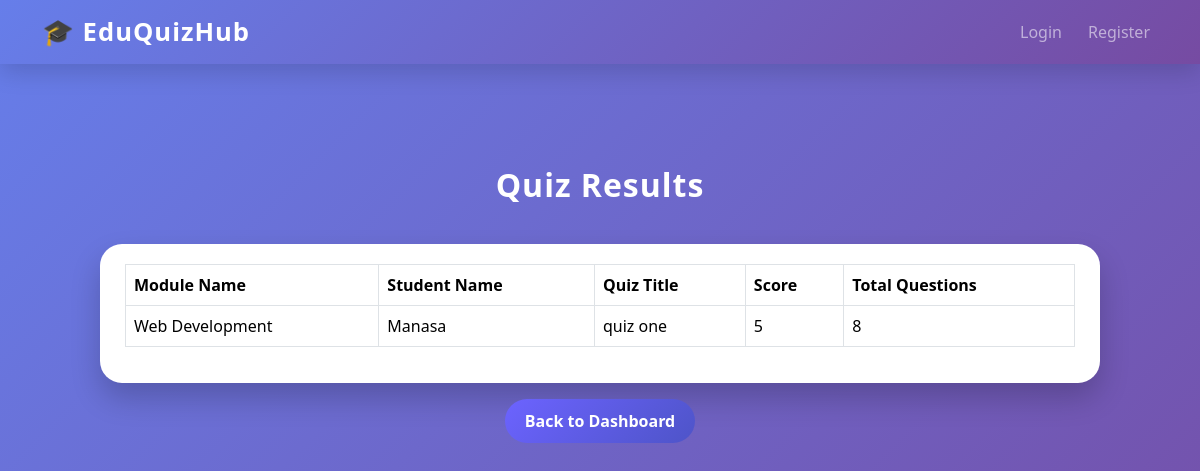
/admin/view-results/1, run on an earlier commit of the app's database.
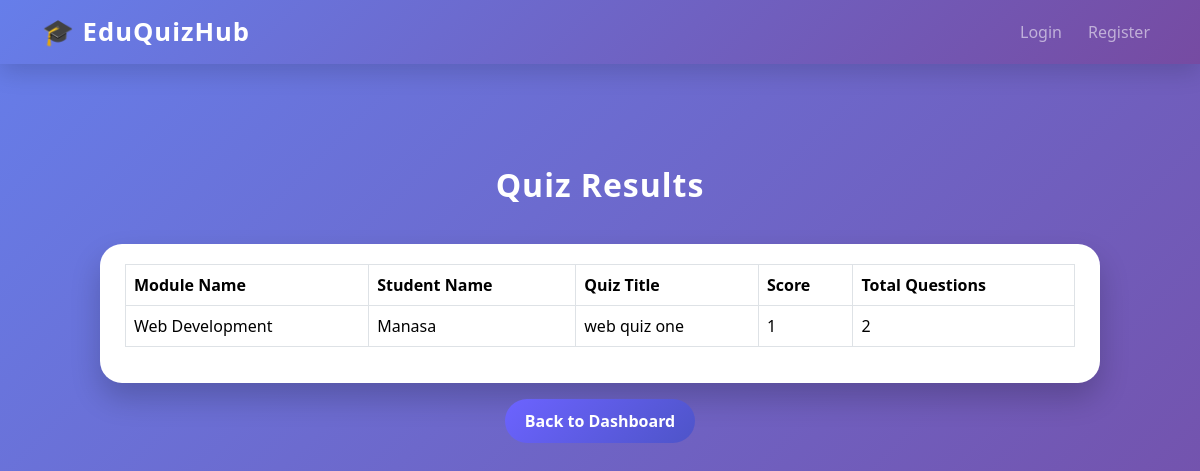
And on a later commit of the database.
### tables this page shows
CREATE TABLE attempts (
    id INTEGER PRIMARY KEY AUTOINCREMENT,
    student_id INTEGER NOT NULL,
    quiz_id INTEGER NOT NULL,
    score INTEGER,
    total_questions INTEGER,
    answers TEXT,
    FOREIGN KEY (student_id) REFERENCES users(id),
    FOREIGN KEY (quiz_id) REFERENCES quizzes(id)
);

CREATE TABLE quizzes (
    id INTEGER PRIMARY KEY AUTOINCREMENT,
    module_id INTEGER NOT NULL,
    title TEXT NOT NULL,
    time_limit INTEGER,
    is_active INTEGER DEFAULT 0,
    FOREIGN KEY (module_id) REFERENCES modules(id)
);

CREATE TABLE modules (
    id INTEGER PRIMARY KEY AUTOINCREMENT,
    name TEXT NOT NULL
);

CREATE TABLE users (
    id INTEGER PRIMARY KEY AUTOINCREMENT,
    name TEXT NOT NULL,
    email TEXT UNIQUE NOT NULL,
    password TEXT NOT NULL,
    role TEXT NOT NULL
);

### app.py (the view)
@app.route("/admin/view-results/<int:quiz_id>")
def view_results(quiz_id):
    conn = get_db_connection()
    quiz = conn.execute(
        "SELECT * FROM quizzes WHERE id = ?",
        (quiz_id,)
    ).fetchone()
    results = conn.execute("""
        SELECT
            u.name AS student_name,
            m.name AS module_name,
            q.title AS quiz_title,
            a.score,
            a.total_questions
        FROM attempts a
        JOIN users u ON a.student_id = u.id
        JOIN quizzes q ON a.quiz_id = q.id
        JOIN modules m ON q.module_id = m.id
        WHERE a.quiz_id = ?
    """, (quiz_id,)).fetchall()
    conn.close()
    return render_template(
        "admin_results.html",
        results=results,
        quiz=quiz
    )

### app.py (called while the page is built)
def get_db_connection():
    conn = sqlite3.connect("database.db")
    conn.row_factory = sqlite3.Row
    return conn

### templates/admin_results.html (shortened to what this page needs)
{% extends "base.html" %}
{% block content %}
<h2>Quiz Results</h2>
<div class="results-card">
    {% if results %}
    <table class="table table-bordered">
        <thead>
            <tr>
                <th>Module Name</th>
                <th>Student Name</th>
                <th>Quiz Title</th>
                <th>Score</th>
                <th>Total Questions</th>
            </tr>
        </thead>
        <tbody>
            {% for result in results %}
            <tr>
                <td>{{ result.module_name }}</td>
                <td>{{ result.student_name }}</td>
                <td>{{ result.quiz_title }}</td>
                <td>{{ result.score }}</td>
                <td>{{ result.total_questions }}</td>
            </tr>
            {% endfor %}
        </tbody>
    </table>
    {% else %}
        <p style="color: #333; text-align: center; margin-top: 20px;">No results found.</p>
    {% endif %}
</div>
<div class="text-center mt-3">
    <a href="{{ url_for('admin_dashboard') }}" class="btn btn-back">
        Back to Dashboard
    </a>
</div>
{% endblock %}

What changed in the data, as far as the page shows it:
changed attempts "Web Development": quiz_title "quiz one" → "web quiz one"; score "5" → "1"; total_questions "8" → "2"
